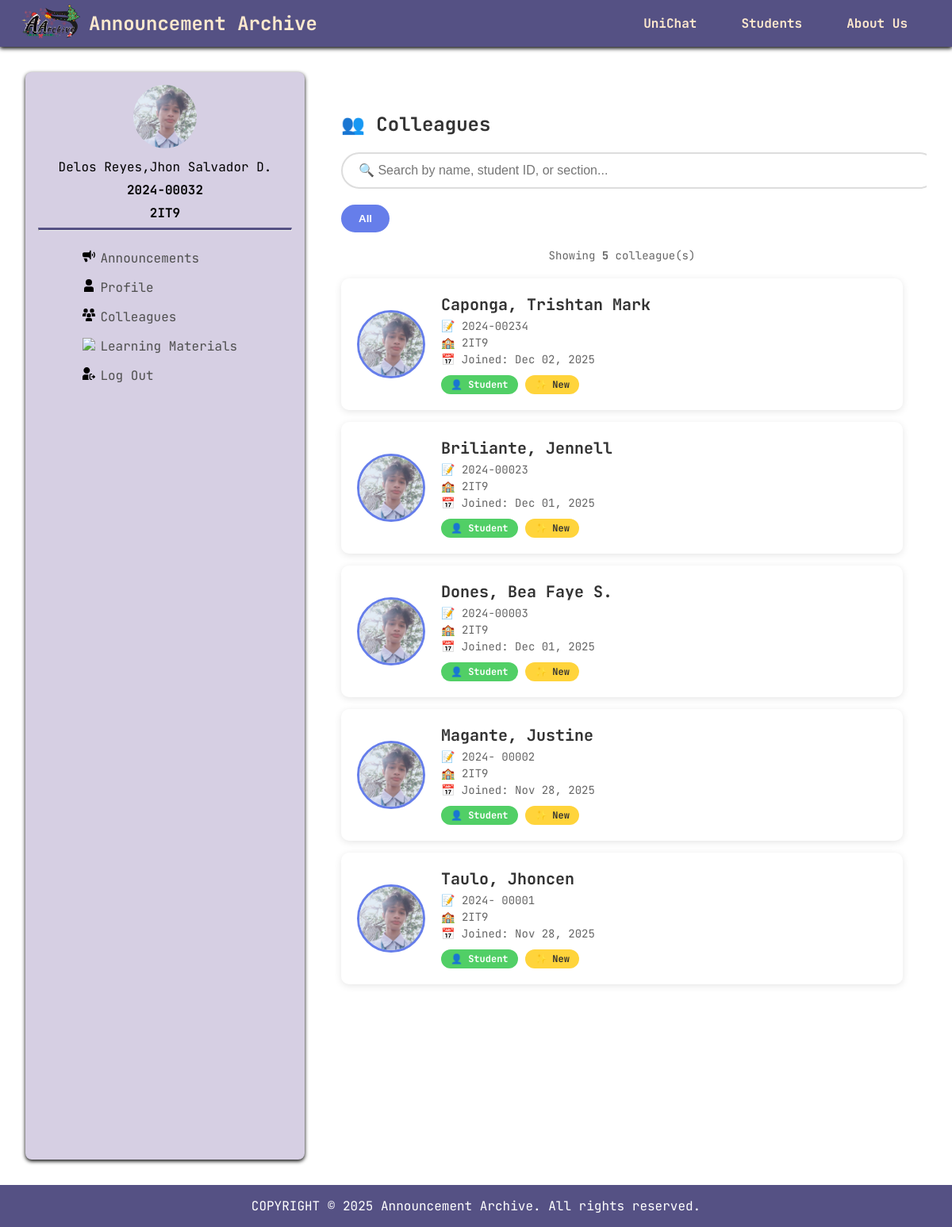
The app's page /colleagues.php (signed in) with its own data.
### tables this page shows
CREATE TABLE `userdata` (
  `id` int(11) NOT NULL,
  `full_name` varchar(100) NOT NULL,
  `student_id` varchar(20) NOT NULL,
  `section` varchar(50) NOT NULL,
  `username` varchar(50) NOT NULL,
  `password` varchar(255) NOT NULL,
  `role` enum('Admin','User') NOT NULL,
  `created_at` timestamp NOT NULL DEFAULT current_timestamp()
);

### colleagues.php (the view, shortened to what this page needs)
<?php
    include 'userdb.php';
    $current_user_id = $_SESSION['user_id'];
    $username = $_SESSION['username'];
    $user_sql = "SELECT * FROM userdata WHERE id = ?";
    $stmt = $conn->prepare($user_sql);
    $stmt->bind_param("i", $current_user_id);
    $stmt->execute();
    $user_result = $stmt->get_result();
    $current_user = $user_result->fetch_assoc();
    $full_name = $current_user['full_name'] ?? $username;
    $student_id = $current_user['student_id'] ?? 'N/A';
    $section = $current_user['section'] ?? 'N/A';
    $colleagues_sql = "SELECT * FROM userdata WHERE id != ? ORDER BY created_at DESC";
    $stmt = $conn->prepare($colleagues_sql);
    $stmt->bind_param("i", $current_user_id);
    $stmt->execute();
    $colleagues_result = $stmt->get_result();
?>
<!DOCTYPE html>
<html lang="en">
<head>
    <link rel="stylesheet" href="colleagues.css" />
    <link rel="stylesheet" href="nav-bar.css" />
</head>
<body>
    <nav>
        <div class="nav1">
            <a href="announcement.php"><img src="images/logo-icon.png" class="logo-icon" /></a>
            <h2>Announcement Archive</h2>
        </div>
        <ul class="nav2">
            <li><a href="">UniChat</a></li>
            <li><a href="">Students</a></li>
            <li><a href="about-.html">About Us</a></li>
        </ul>
    </nav>
    <main id="main-frame">
        <section id="profile">
            <div class="main-profile">
                <img src="images/fed.jpg" />
                <p><?php echo htmlspecialchars($full_name); ?></p>
                <p><strong><?php echo htmlspecialchars($student_id); ?></strong></p>
                <p><strong><?php echo htmlspecialchars($section); ?></strong></p>
                <hr />
            </div>
            <div class="navigations">
                <ul>
                    <li>
                        <a href=announcement.php><img src="images/announcement.svg" />Announcements</a>
                    </li>
                    <li>
                        <a href="profile.php"><img src="images/profile.svg" />Profile</a>
                    </li>
                    <li>
                        <a href="colleagues.php"><img src="images/colleagues.svg" />Colleagues</a>
                    </li>
                    <li>
                        <a href="learning-materials.php"><img src="images/learning-m.svg" />Learning Materials</a>
                    </li>
                     <li>
                        <a href="logout.php"><img src="images/user-logout.svg" />Log Out</a>
                    </li>
                </ul>
            </div>
        </section>
        <section id="colleagues-section" style="flex: 1; padding: 30px; overflow-y: auto;">
            <h2 style="margin-bottom: 20px; color: #333;">👥 Colleagues</h2>
            <input type="text"
                   id="searchBox"
                   class="search-box"
                   placeholder="🔍 Search by name, student ID, or section..."
                   onkeyup="searchColleagues()">
            <div class="filter-buttons">
                <button class="filter-btn active" onclick="filterColleagues('all')">All</button>
            </div>
            <div class="total-count">
                Showing <strong id="displayCount"><?php echo mysqli_num_rows($colleagues_result); ?></strong> colleague(s)
            </div>
            <div id="colleaguesList">
                <?php if (mysqli_num_rows($colleagues_result) > 0): ?>
                    <?php while ($colleague = mysqli_fetch_assoc($colleagues_result)): ?>
                        <?php
                            $created_date = new DateTime($colleague['created_at']);
                            $today = new DateTime();
                            $diff = $today->diff($created_date);
                            $is_new = ($diff->days <= 7);
                        ?>
                        <div class="colleague-card"
                             data-name="<?php echo strtolower($colleague['full_name'] ?? $colleague['username']); ?>"
                             data-id="<?php echo strtolower($colleague['student_id'] ?? ''); ?>"
                             data-section="<?php echo strtolower($colleague['section'] ?? ''); ?>"
                             data-role="<?php echo strtolower($colleague['role']); ?>"
                             data-new="<?php echo $is_new ? '1' : '0'; ?>"
                             data-user-section="<?php echo strtolower($section); ?>">
                            <img src="images/fed.jpg"
                                 alt="Avatar"
                                 class="colleague-avatar">
                            <div class="colleague-info">
                                <div class="colleague-name">
                                    <?php echo htmlspecialchars($colleague['full_name'] ?? $colleague['username']); ?>
                                </div>
                                <div class="colleague-details">
                                    📝 <?php echo htmlspecialchars($colleague['student_id'] ?? 'N/A'); ?>
                                </div>
                                <div class="colleague-details">
                                    🏫 <?php echo htmlspecialchars($colleague['section'] ?? 'N/A'); ?>
                                </div>
                                <div class="colleague-details">
                                    📅 Joined: <?php echo date('M d, Y', strtotime($colleague['created_at'])); ?>
                                </div>
                                <div>
                                    <span class="colleague-badge <?php echo $colleague['role'] == 'Admin' ? 'badge-admin' : 'badge-user'; ?>">
                                        <?php echo $colleague['role'] == 'Admin' ? '👑 Admin' : '👤 Student'; ?>
                                    </span>
                                    <?php if ($is_new): ?>
                                        <span class="colleague-badge badge-new">✨ New</span>
                                    <?php endif; ?>
                                </div>
                            </div>
                        </div>
                    <?php endwhile; ?>
                <?php endif; ?>
            </div>
        </section>
    </main>
    <footer>
        <p>COPYRIGHT &copy; 2025 Announcement Archive. All rights reserved.</p>
    </footer>
</body>
</html>

### colleagues.css (style rules this page uses)
.colleague-card { background: white; padding: 20px; margin: 15px 0; border-radius: 10px; box-shadow: 0 2px 10px rgba(0,0,0,0.1); display: flex; align-items: center; gap: 20px; transition: transform 0.2s, box-shadow 0.2s; }
.colleague-avatar { width: 80px; height: 80px; border-radius: 50%; object-fit: cover; border: 3px solid #667eea; }
.colleague-info { flex: 1; }
.colleague-name { font-size: 20px; font-weight: bold; color: #333; margin-bottom: 5px; }
.colleague-details { color: #666; font-size: 14px; margin-bottom: 3px; }
.colleague-badge { display: inline-block; padding: 4px 12px; border-radius: 15px; font-size: 12px; font-weight: bold; margin-top: 8px; }
.badge-user { background: #51cf66; color: white; }
.badge-new { background: #ffd43b; color: #333; animation: pulse 2s infinite; }
.search-box { width: 100%; padding: 12px 20px; margin-bottom: 20px; border: 2px solid #ddd; border-radius: 25px; font-size: 16px; outline: none; transition: border-color 0.3s; }
.filter-buttons { display: flex; gap: 10px; margin-bottom: 20px; flex-wrap: wrap; }
.filter-btn { padding: 8px 20px; border: 2px solid #ddd; background: white; border-radius: 20px; cursor: pointer; font-weight: bold; transition: all 0.3s; }
.filter-btn:hover, .filter-btn.active { background: #667eea; color: white; border-color: #667eea; }
.total-count { text-align: center; color: #666; margin-bottom: 20px; font-size: 14px; }

### nav-bar.css (style rules this page uses)
body { font-family: JetBrainsMono; margin: 0; }
* { --main-color: #555184; --second-color: #d6cfe3; --text-color: #fee9ce; --color2: #fffcf5; --color3: #f7f3ff; }
hr { border-top: 3px solid var(--main-color); }
nav { background-color: var(--main-color); padding: 0 2rem 0 1rem; justify-content: space-between; display: flex; box-shadow: 0 2px 5px; align-items: center; }
nav .nav1 { display: flex; color: var(--text-color); align-items: center; }
nav .nav1 h2 { margin: 0; }
nav .nav2 { display: flex; gap: 0.5rem; list-style-type: none; margin: 0; }
nav .nav2 li { cursor: pointer; padding: 0.5rem; }
nav .nav2 li a { text-decoration: none; font-weight: bold; color: var(--text-color); padding: 1rem; }
nav .nav1 .logo-icon { width: 6rem; }
#main-frame { display: flex; height: 100vh; margin: 2rem; gap: 1rem; }
#main-frame #profile .navigations ul li, #main-frame #profile .navigations ul li a { list-style-type: none; text-decoration: none; }
#main-frame #profile { background-color: var(--second-color); border-radius: 0.5rem; padding: 1rem; width: 20rem; box-shadow: 0 2px 5px; }
#main-frame #profile .main-profile { text-align: center; }
#main-frame #profile .main-profile img { width: 5rem; border-radius: 100%; }
#main-frame #profile .main-profile p { margin: 0.5rem; }
#main-frame #profile .navigations ul { padding-left: 2rem; }
#main-frame #profile .navigations li { padding: 0.5rem; width: fit-content; }
#main-frame #profile .navigations li a { color: rgb(79, 79, 79); padding: 1rem; }
#main-frame #profile .navigations img { width: 1rem; margin-right: 0.4rem; }
footer { background-color: var(--main-color); color: white; text-align: center; padding: 0.5rem; margin-top: 2rem; }
footer p { margin: 0.5rem; }

### records on screen
userdata: full_name "Delos Reyes,Jhon Salvador D.", student "2024-00032", section "2IT9"
userdata: full_name "Caponga, Trishtan Mark", student "2024-00234", section "2IT9", created_at "Dec 02, 2025", role "👤 Student", shows "✨ New"
userdata: full_name "Briliante, Jennell", student "2024-00023", section "2IT9", created_at "Dec 01, 2025", role "👤 Student", shows "✨ New"
userdata: full_name "Dones, Bea Faye S.", student "2024-00003", section "2IT9", created_at "Dec 01, 2025", role "👤 Student", shows "✨ New"
userdata: full_name "Magante, Justine", student "2024- 00002", section "2IT9", created_at "Nov 28, 2025", role "👤 Student", shows "✨ New"
userdata: full_name "Taulo, Jhoncen", student "2024- 00001", section "2IT9", created_at "Nov 28, 2025", role "👤 Student", shows "✨ New"

### other values on screen
mysqli_num_rows($colleagues_result) "5"
